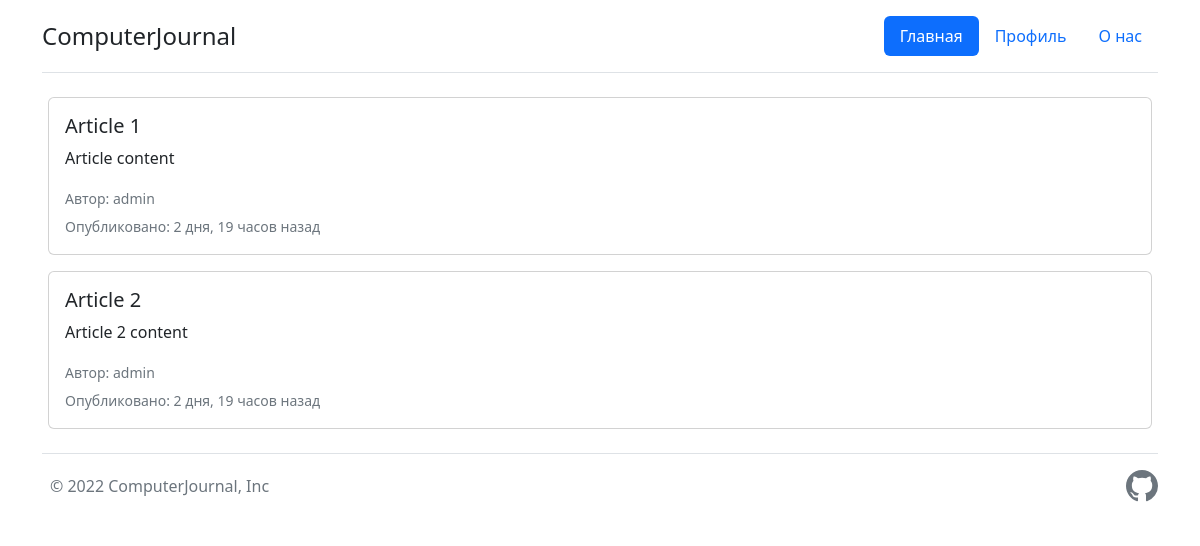
Before: / with the older database file.
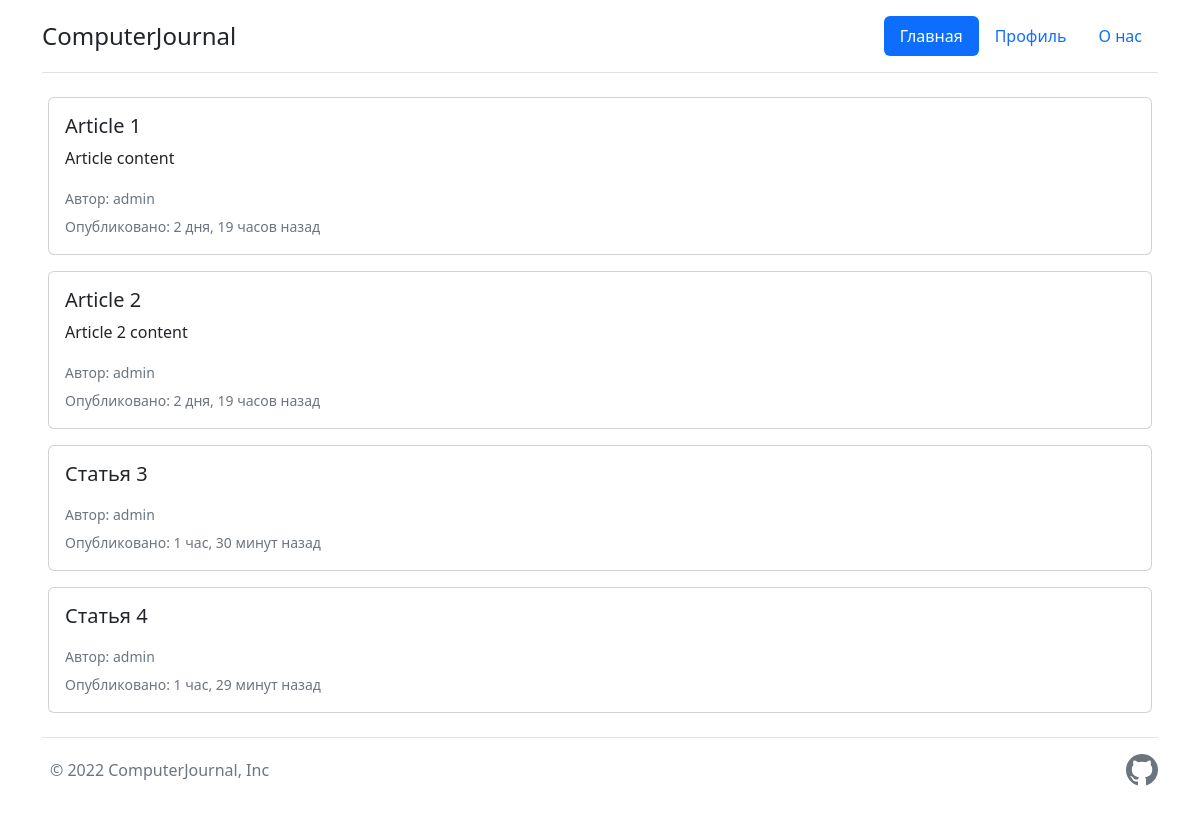
After: the same page with the newer database file.
### blog/models.py (models this page shows, shortened)
class Articles(models.Model):
    title = models.CharField(max_length=200, default="Enter the name please", verbose_name="Заголовок")
    owner = models.CharField(max_length=200, default="Enter the owner of this article", verbose_name="Владелец")
    article_text = models.TextField(blank=True, verbose_name="Текст статьи")
    date_of_publishing = models.DateTimeField(auto_now_add=True, verbose_name="Дата публикации")
    photo_preview = models.ImageField(upload_to='photos_article/%Y/%M/%D', blank=True)
    slug_name = models.SlugField(unique=True, max_length=200, default=0)
    is_published = models.BooleanField(default=True, verbose_name="Опубликовано?")
    genre = models.ManyToManyField(Tag, help_text="Выберете тематику статьи", verbose_name="Теги")
    class Meta:
        verbose_name = "Статья"
        verbose_name_plural = "Статьи"

### blog/views.py (the view)
# urls.py: path('', index, name=''),
def index(request):
    article_1 = Articles.objects.all()
    return render(request, 'blog/index.html', {'articles': article_1, 'title': "Главная"})

### blog/templates/blog/index.html (shortened to what this page needs)
{% extends "blog/base_generic.html" %}
{% block content %}
{% for item in articles %}
    <div class="card mb-3 mx-5">
        <div class="card-body">
            <h5 class="card-title">{{ item.title }}</h5>
            <p class="card-text">{{ item.article_text }}</p>
            <p class="card-text mb-1"><small class="text-muted">Автор: {{ item.owner }}</small></p>
            <p class="card-text mt-1"><small class="text-muted">Опубликовано: {{ item.date_of_publishing| timesince }} назад</small></p>
        </div>
    </div>
{% endfor %}
{% endblock %}

Changed rows visible on the page:
added Articles: title "Статья 3", owner "admin", date_of_publishing "1 час, 30 минут"
added Articles: title "Статья 4", owner "admin", date_of_publishing "1 час, 29 минут"
